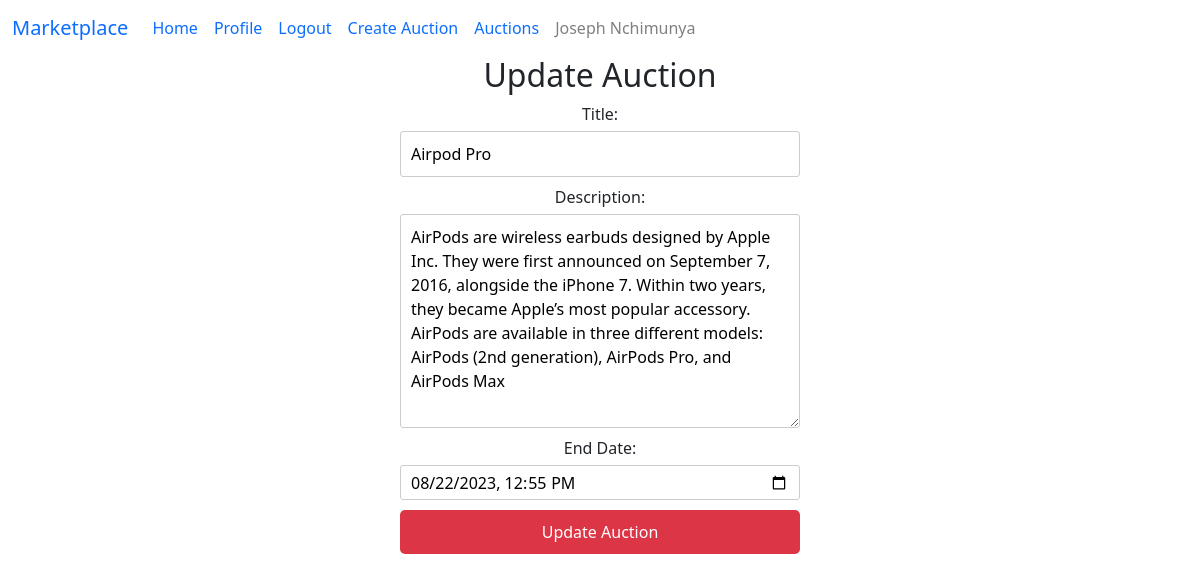
Screenshot of /auctions/1 (signed in) with the database file from the repository.
### models.py (models this page shows, shortened)
class User(db.Model, UserMixin):
    __tablename__ = 'users'
    id = db.Column(db.Integer, primary_key=True)
    username = db.Column(db.String(100), unique=True, nullable=False)
    email = db.Column(db.String(100), unique=True, nullable=False)
    password = db.Column(db.String(100), nullable=False)
    auctions = relationship('Auction', back_populates='user')

class Auction(db.Model):
    __tablename__ = 'auctions'
    id = db.Column(db.Integer, primary_key=True)
    title = db.Column(db.String(255), nullable=False)
    description = db.Column(db.Text)
    initial_bid = db.Column(db.Float, nullable=False)
    end_date = db.Column(db.DateTime, nullable=False)
    user_id = db.Column(db.Integer, ForeignKey('users.id'), nullable=False)
    user = relationship('User', back_populates='auctions')

### app.py (the view, shortened to what this page needs)
@app.route('/auctions/<int:auction_id>', methods=['GET', 'POST'])
@login_required
def update_auction(auction_id):
    auction = Auction.query.get(auction_id)
    if not auction:
        return render_template('update_auction.html', error='Auction not found')
    return render_template('update_auction.html', auction=auction, auction_id=auction_id)

### app.py (called while the page is built)
@login_manager.user_loader
def load_user(user_id):
    return User.query.get(int(user_id))

def login_required(view_func):
    @wraps(view_func)
    def wrapped_view(*args, **kwargs):
        if 'access_token' not in session:
            return redirect(url_for('landing_page'))
        return view_func(*args, **kwargs)
    return wrapped_view

### templates/update_auction.html (shortened to what this page needs)
{% extends 'base.html' %}
{% block content %}
<h2>Update Auction</h2>
<form action="{{ url_for('update_auction', auction_id=auction_id) }}" method="post">
  <label for="title">Title:</label>
  <input type="text" id="title" name="title" value="{{ auction.title }}" required>
  <label for="description" class="mt-2">Description:</label>
  <textarea id="description" name="description" cols="5" rows="8">{{ auction.description }}</textarea>
  <label for="end_date" class="mt-2">End Date:</label>
  <input type="datetime-local" id="end_date" name="end_date" value="{{ auction.end_date }}" required>
  <button type="submit">Update Auction</button>
</form>
{% endblock %}

### templates/base.html (shortened to what this page needs)
<!DOCTYPE html>
<html>
<head>
  <link rel="stylesheet" href="{{ url_for('static', filename='css/styles.css')}}">
  <link href="https://cdn.jsdelivr.net/npm/bootstrap@5.1.3/dist/css/bootstrap.min.css" rel="stylesheet">
</head>
<body>
  {% if not is_landing_page %}
  <nav class="navbar navbar-expand-lg bg-body-tertiary">
    <div class="container-fluid">
      <a class="navbar-brand" href="{{ url_for('list_auctions') }}">Marketplace</a>
      <div class="collapse navbar-collapse" id="navbarNavAltMarkup">
        <div class="navbar-nav">
          <a class="nav-link active" aria-current="page" href="{{ url_for('list_auctions') }}">Home</a>
          {% if session['access_token'] %}
              <a class="nav-link" href="{{ url_for('profile') }}">Profile</a>
              <a class="nav-link" href="{{ url_for('logout') }}">Logout</a>
              <a class="nav-link" href="{{ url_for('auctions') }}">Create Auction</a>
              <a class="nav-link" href="{{ url_for('list_auctions') }}">Auctions</a>
              <a class="nav-link" aria-disabled="true" style="color: gray;align-self: end;">{{ session['username'] }}</a>
          {% else %}
              <a class="nav-link" href="{{ url_for('register') }}">Register</a>
              <a class="nav-link" href="{{ url_for('login') }}">Login</a>
          {% endif %}
        </div>
      </div>
    </div>
  </nav>
  {% endif %}
    <div>
        {% block content %}{% endblock %}
    </div>
</body>

### static/css/styles.css (style rules this page uses)
body { font-family: Arial, sans-serif; margin: 0; padding: 0; }
form { display: flex; flex-direction: column; justify-content: center; align-items: center; }
h2 { margin-top: 0; text-align: center; }
label { display: block; margin-bottom: 5px; }
input, textarea { width: 100%; padding: 10px; margin-bottom: 10px; border: 1px solid #ccc; border-radius: 3px; outline: #ddd; }
#end_date { height: 35px; }
form { margin: 0 auto; max-width: 400px; }
button, .button { display: block; padding: 10px; width: 100%; color: #fff; border: none; border-radius: 5px; cursor: pointer; margin-top: 10px !important; border-radius: 5px !important; background-color: #dc3545; }

### rows the page displays
User: username "Joseph Nchimunya"
Auction: title "Airpod Pro", description "AirPods are wireless earbuds designed by Apple Inc. They were first announced on September 7, 2016, alongside the iPhone 7. Within two years, they became Apple’s most popular accessory. AirPods are available in three different models: AirPods (2nd generation), AirPods Pro, and AirPods Max", end_date "08/22/2023 12:55"
